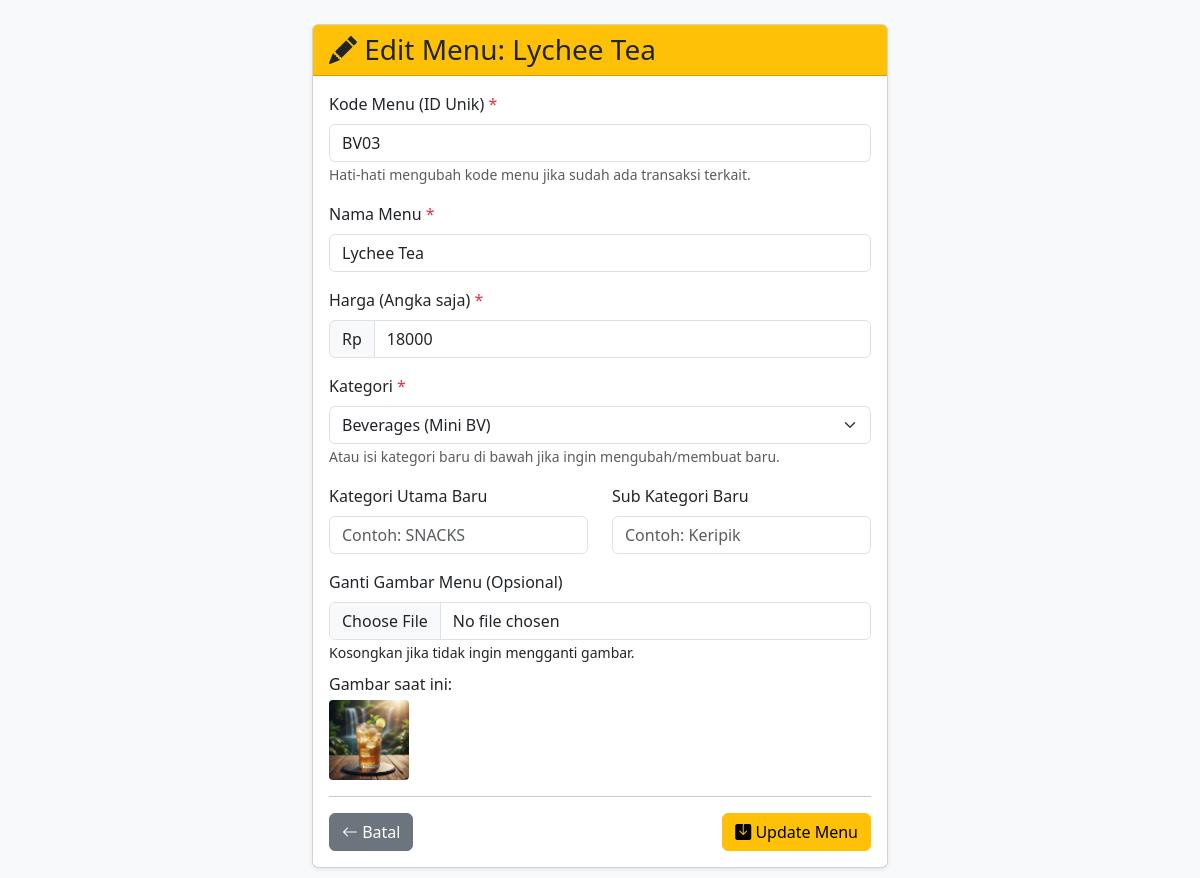
The app's page /edit_menu.php?id=BV03 with its own data.
### tables this page shows
CREATE TABLE `menu` (
  `id` varchar(20) NOT NULL,
  `nama_menu` varchar(100) NOT NULL,
  `harga` decimal(10,0) NOT NULL,
  `kategori_utama` varchar(50) NOT NULL,
  `sub_kategori` varchar(50) NOT NULL,
  `gambar` varchar(255) DEFAULT 'assets/images/placeholder_default.png'
);

### edit_menu.php (the view, shortened to what this page needs)
<?php
include 'koneksi.php';
$id_menu = $_GET['id'] ?? null;
try {
    $stmt = $pdo->prepare("SELECT * FROM menu WHERE id = :id");
    $stmt->bindParam(':id', $id_menu);
    $stmt->execute();
    $menu_item = $stmt->fetch();
} catch (PDOException $e) {
    redirect_dengan_pesan('kelola_menu.php', 'gagal', 'Database error: ' . $e->getMessage());
}
$stmt_cat = $pdo->query("SELECT DISTINCT kategori_utama, sub_kategori FROM menu ORDER BY kategori_utama, sub_kategori");
$kategori_list = $stmt_cat->fetchAll();
?>
<!DOCTYPE html>
<html lang="id">
<head>
    <link href="https://cdn.jsdelivr.net/npm/bootstrap@5.3.2/dist/css/bootstrap.min.css" rel="stylesheet">
     <link rel="stylesheet" href="https://cdn.jsdelivr.net/npm/bootstrap-icons@1.11.1/font/bootstrap-icons.css">
</head>
<body class="bg-light">
    <div class="container my-4" style="max-width: 600px;">
        <div class="card shadow-sm">
             <div class="card-header bg-warning">
                <h3 class="mb-0"><i class="bi bi-pencil-fill"></i> Edit Menu: <?= htmlspecialchars($menu_item['nama_menu']) ?></h3>
            </div>
            <div class="card-body">
                <form action="proses_edit_menu.php" method="POST" enctype="multipart/form-data">
                    <div class="mb-3">
                        <label for="id" class="form-label">Kode Menu (ID Unik) <span class="text-danger">*</span></label>
                        <input type="text" class="form-control" id="id" name="id" required value="<?= htmlspecialchars($menu_item['id']) ?>">
                        <small class="text-muted">Hati-hati mengubah kode menu jika sudah ada transaksi terkait.</small>
                    </div>
                    <div class="mb-3">
                        <label for="nama_menu" class="form-label">Nama Menu <span class="text-danger">*</span></label>
                        <input type="text" class="form-control" id="nama_menu" name="nama_menu" required value="<?= htmlspecialchars($menu_item['nama_menu']) ?>">
                    </div>
                    <div class="mb-3">
                        <label for="harga" class="form-label">Harga (Angka saja) <span class="text-danger">*</span></label>
                         <div class="input-group">
                           <span class="input-group-text">Rp</span>
                           <input type="number" class="form-control" id="harga" name="harga" required value="<?= htmlspecialchars($menu_item['harga']) ?>" min="0">
                        </div>
                    </div>
                    <div class="mb-3">
                         <label for="kategori" class="form-label">Kategori <span class="text-danger">*</span></label>
                         <select class="form-select" id="kategori" name="kategori">
                             <?php
                                $current_main_cat = '';
                                foreach ($kategori_list as $kat) {
                                    if ($kat['kategori_utama'] != $current_main_cat) {
                                        if ($current_main_cat != '') echo '</optgroup>';
                                        echo '<optgroup label="' . htmlspecialchars($kat['kategori_utama']) . '">';
                                        $current_main_cat = $kat['kategori_utama'];
                                    }
                                    $value_kat = htmlspecialchars($kat['kategori_utama']) . '|' . htmlspecialchars($kat['sub_kategori']);
                                    $selected = ($kat['kategori_utama'] == $menu_item['kategori_utama'] && $kat['sub_kategori'] == $menu_item['sub_kategori']) ? 'selected' : '';
                                    echo '<option value="' . $value_kat . '" ' . $selected . '>' . htmlspecialchars($kat['sub_kategori']) . '</option>';
                                }
                                if ($current_main_cat != '') echo '</optgroup>';
                             ?>
                         </select>
                         <small class="text-muted">Atau isi kategori baru di bawah jika ingin mengubah/membuat baru.</small>
                    </div>
                     <div class="row mb-3">
                         <div class="col-md-6">
                            <label for="kategori_utama_baru" class="form-label">Kategori Utama Baru</label>
                            <input type="text" class="form-control" id="kategori_utama_baru" name="kategori_utama_baru" placeholder="Contoh: SNACKS">
                         </div>
                         <div class="col-md-6">
                            <label for="sub_kategori_baru" class="form-label">Sub Kategori Baru</label>
                            <input type="text" class="form-control" id="sub_kategori_baru" name="sub_kategori_baru" placeholder="Contoh: Keripik">
                         </div>
                     </div>
                     <div class="mb-3">
                        <label for="gambar" class="form-label">Ganti Gambar Menu (Opsional)</label>
                        <input class="form-control" type="file" id="gambar" name="gambar" accept="image/png, image/jpeg, image/gif">
                        <small>Kosongkan jika tidak ingin mengganti gambar.</small>
                        <div class="mt-2">
                             <p class="mb-1">Gambar saat ini:</p>
                             <img src="<?= htmlspecialchars($menu_item['gambar']) ?>" alt="Gambar saat ini" style="width: 80px; height: 80px; object-fit: cover; border-radius: 4px;">
                        </div>
                    </div>
                     <hr>
                    <div class="d-flex justify-content-between">
                        <a href="kelola_menu.php" class="btn btn-secondary"><i class="bi bi-arrow-left"></i> Batal</a>
                        <button type="submit" class="btn btn-warning"><i class="bi bi-save-fill"></i> Update Menu</button>
                    </div>
                </form>
            </div>
        </div>
    </div>
</body>
</html>

### records on screen
menu: nama_menu "Lychee Tea", id "BV03", harga "18000", gambar (picture)

### other values on screen
form field kategori "Beverages (Mini BV)"
